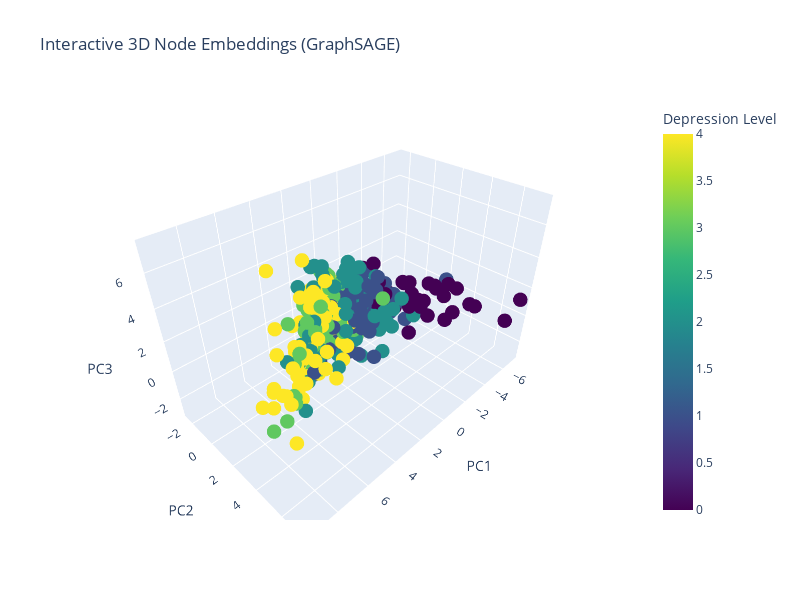
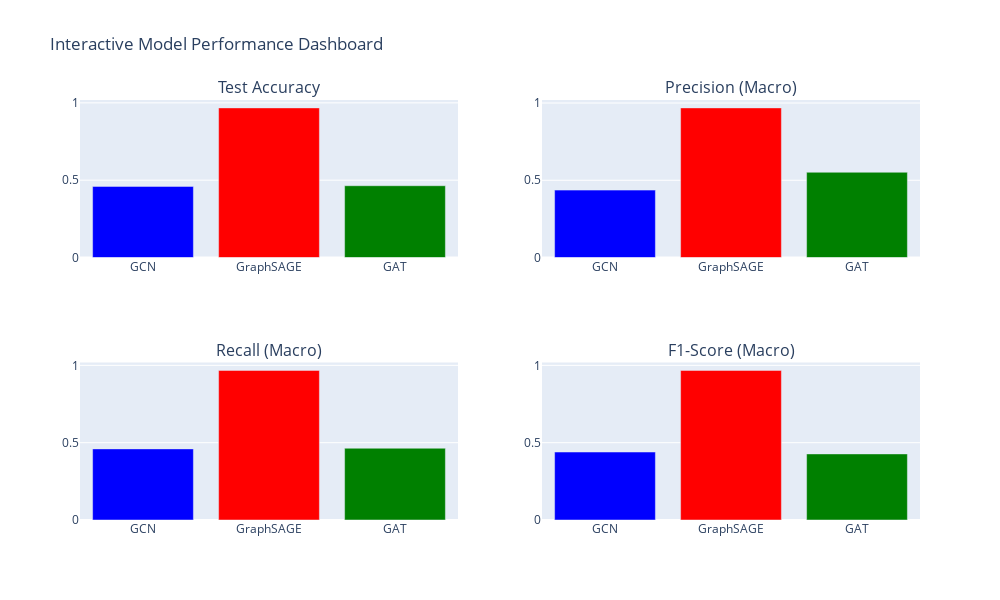

Write notebook code for charts like these, in order.
### Code cell
#@title 12: Interactive Visualization (Optional)
"""
Create interactive visualizations using Plotly for better exploration.
"""
def create_interactive_embeddings_plot(trainers, data):
    """
    Create interactive 3D embeddings plot using Plotly.

    Args:
        trainers: Dictionary of trained model trainers
        data: PyTorch Geometric data object
    """
    try:
        best_model_name = max(trainers.keys(), key=lambda x: model_results[x]['test_accuracy'])
        trainer = trainers[best_model_name]

        embeddings = trainer.get_embeddings()
        labels = data.y.cpu().numpy()

        pca_3d = PCA(n_components=3, random_state=42)
        embeddings_3d = pca_3d.fit_transform(embeddings)

        fig = go.Figure(data=[go.Scatter3d(
            x=embeddings_3d[:, 0],
            y=embeddings_3d[:, 1],
            z=embeddings_3d[:, 2],
            mode='markers',
            marker=dict(
                size=5,
                color=labels,
                colorscale='Viridis',
                showscale=True,
                colorbar=dict(title="Depression Level")
            ),
            text=[f'Node {i}<br>Depression Level: {labels[i]}' for i in range(len(labels))],
            hovertemplate='<b>%{text}</b><br>PC1: %{x:.2f}<br>PC2: %{y:.2f}<br>PC3: %{z:.2f}<extra></extra>'
        )])

        fig.update_layout(
            title=f'Interactive 3D Node Embeddings ({best_model_name})',
            scene=dict(
                xaxis_title='PC1',
                yaxis_title='PC2',
                zaxis_title='PC3'
            ),
            width=800,
            height=600
        )

        fig.show()

    except Exception as e:
        print(f"Interactive plot creation failed: {e}")
        print("Falling back to static visualization")

def create_performance_dashboard(results):
    """
    Create an interactive performance dashboard.

    Args:
        results: Dictionary containing model results
    """
    try:
        models = list(results.keys())
        metrics = ['test_accuracy', 'precision', 'recall', 'f1_score']

        data_dict = {
            'model': models,
            'test_accuracy': [results[model]['test_accuracy'] for model in models],
            'precision': [results[model]['classification_report']['macro avg']['precision'] for model in models],
            'recall': [results[model]['classification_report']['macro avg']['recall'] for model in models],
            'f1_score': [results[model]['classification_report']['macro avg']['f1-score'] for model in models]
        }

        fig = make_subplots(
            rows=2, cols=2,
            subplot_titles=('Test Accuracy', 'Precision (Macro)', 'Recall (Macro)', 'F1-Score (Macro)'),
            specs=[[{"type": "bar"}, {"type": "bar"}],
                   [{"type": "bar"}, {"type": "bar"}]]
        )

        colors = ['blue', 'red', 'green', 'orange', 'purple']

        fig.add_trace(go.Bar(x=models, y=data_dict['test_accuracy'],
                             marker_color=colors[:len(models)], name='Accuracy'), row=1, col=1)
        fig.add_trace(go.Bar(x=models, y=data_dict['precision'],
                             marker_color=colors[:len(models)], name='Precision'), row=1, col=2)
        fig.add_trace(go.Bar(x=models, y=data_dict['recall'],
                             marker_color=colors[:len(models)], name='Recall'), row=2, col=1)
        fig.add_trace(go.Bar(x=models, y=data_dict['f1_score'],
                             marker_color=colors[:len(models)], name='F1-Score'), row=2, col=2)

        fig.update_layout(
            title_text="Interactive Model Performance Dashboard",
            showlegend=False,
            height=600,
            width=1000
        )

        fig.show()

    except Exception as e:
        print(f"Dashboard creation failed: {e}")

# Create interactive visualizations

create_interactive_embeddings_plot(model_trainers, data)
create_performance_dashboard(model_results)

### Figure 1 — Plotly figure (JSON) as saved in the notebook; plotly's stock layout.template omitted (floating-point values rounded to 4 significant figures; data arrays with more than 128 entries replaced by an {"elided": "..."} marker saying what was removed)
{"data": [{"hovertemplate": "<b>%{text}</b><br>PC1: %{x:.2f}<br>PC2: %{y:.2f}<br>PC3: %{z:.2f}<extra></extra>", "marker": {"color": {"elided": "5850 int values"}, "colorbar": {"title": {"text": "Depression Level"}}, "colorscale": [[0, "#440154"], [0.1111, "#482878"], [0.2222, "#3e4989"], [0.3333, "#31688e"], [0.4444, "#26828e"], [0.5556, "#1f9e89"], [0.6667, "#35b779"], [0.7778, "#6ece58"], [0.8889, "#b5de2b"], [1, "#fde725"]], "showscale": true, "size": 5}, "mode": "markers", "text": {"elided": "5850 str values"}, "type": "scatter3d", "x": {"elided": "5850 float values"}, "y": {"elided": "5850 float values"}, "z": {"elided": "5850 float values"}}], "layout": {"height": 600, "scene": {"xaxis": {"title": {"text": "PC1"}}, "yaxis": {"title": {"text": "PC2"}}, "zaxis": {"title": {"text": "PC3"}}}, "title": {"text": "Interactive 3D Node Embeddings (GraphSAGE)"}, "width": 800}}

### Figure 2 — Plotly figure (JSON) as saved in the notebook; plotly's stock layout.template omitted (floating-point values rounded to 4 significant figures)
{"data": [{"marker": {"color": ["blue", "red", "green"]}, "name": "Accuracy", "type": "bar", "x": ["GCN", "GraphSAGE", "GAT"], "xaxis": "x", "y": [0.4598, 0.9675, 0.4641], "yaxis": "y"}, {"marker": {"color": ["blue", "red", "green"]}, "name": "Precision", "type": "bar", "x": ["GCN", "GraphSAGE", "GAT"], "xaxis": "x2", "y": [0.4363, 0.9687, 0.5519], "yaxis": "y2"}, {"marker": {"color": ["blue", "red", "green"]}, "name": "Recall", "type": "bar", "x": ["GCN", "GraphSAGE", "GAT"], "xaxis": "x3", "y": [0.4598, 0.9675, 0.4641], "yaxis": "y3"}, {"marker": {"color": ["blue", "red", "green"]}, "name": "F1-Score", "type": "bar", "x": ["GCN", "GraphSAGE", "GAT"], "xaxis": "x4", "y": [0.4395, 0.9676, 0.4274], "yaxis": "y4"}], "layout": {"annotations": [{"font": {"size": 16}, "showarrow": false, "text": "Test Accuracy", "x": 0.225, "xanchor": "center", "xref": "paper", "y": 1, "yanchor": "bottom", "yref": "paper"}, {"font": {"size": 16}, "showarrow": false, "text": "Precision (Macro)", "x": 0.775, "xanchor": "center", "xref": "paper", "y": 1, "yanchor": "bottom", "yref": "paper"}, {"font": {"size": 16}, "showarrow": false, "text": "Recall (Macro)", "x": 0.225, "xanchor": "center", "xref": "paper", "y": 0.375, "yanchor": "bottom", "yref": "paper"}, {"font": {"size": 16}, "showarrow": false, "text": "F1-Score (Macro)", "x": 0.775, "xanchor": "center", "xref": "paper", "y": 0.375, "yanchor": "bottom", "yref": "paper"}], "height": 600, "showlegend": false, "title": {"text": "Interactive Model Performance Dashboard"}, "width": 1000, "xaxis": {"anchor": "y", "domain": [0, 0.45]}, "xaxis2": {"anchor": "y2", "domain": [0.55, 1]}, "xaxis3": {"anchor": "y3", "domain": [0, 0.45]}, "xaxis4": {"anchor": "y4", "domain": [0.55, 1]}, "yaxis": {"anchor": "x", "domain": [0.625, 1]}, "yaxis2": {"anchor": "x2", "domain": [0.625, 1]}, "yaxis3": {"anchor": "x3", "domain": [0, 0.375]}, "yaxis4": {"anchor": "x4", "domain": [0, 0.375]}}}
